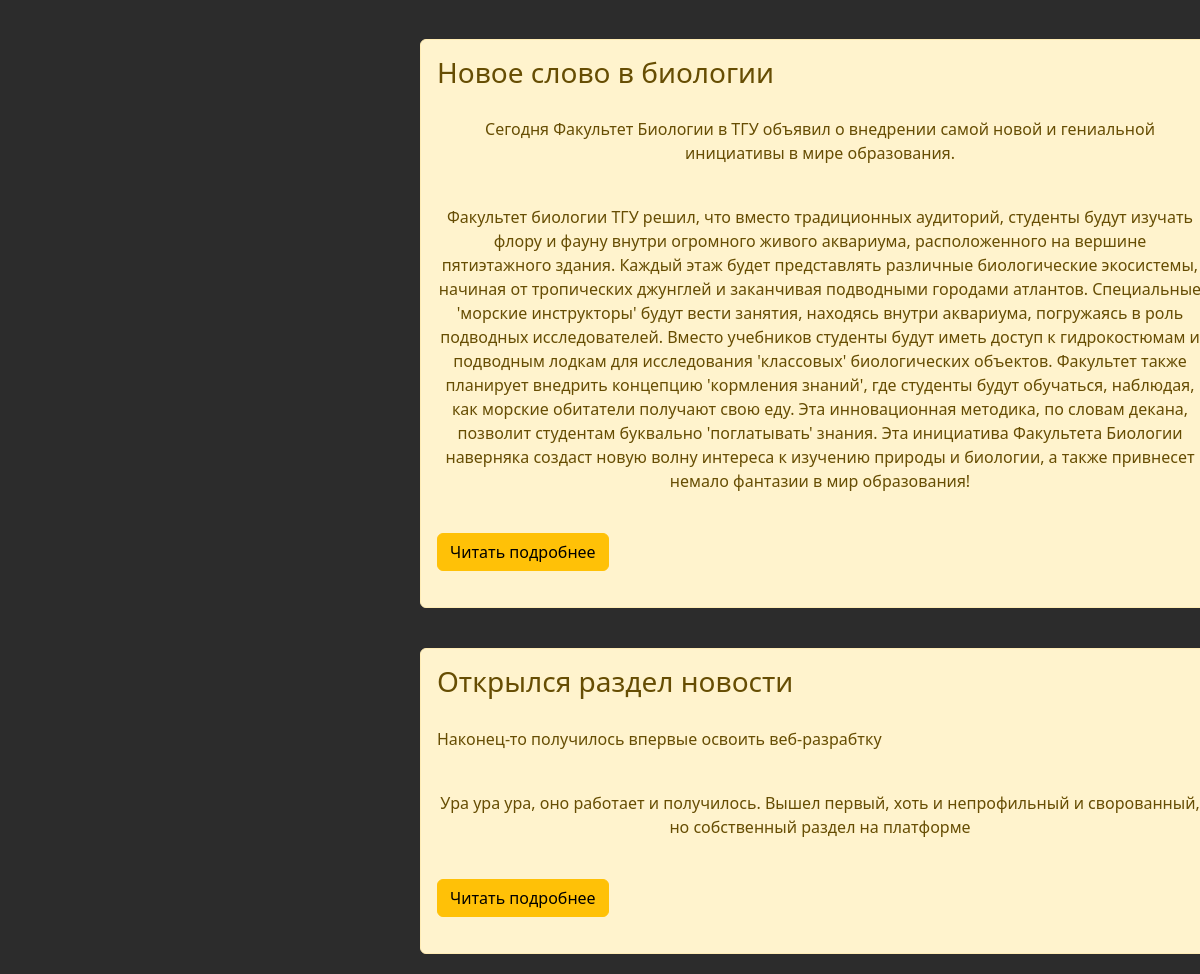
The page /news/ (lower part) on the database as committed earlier.
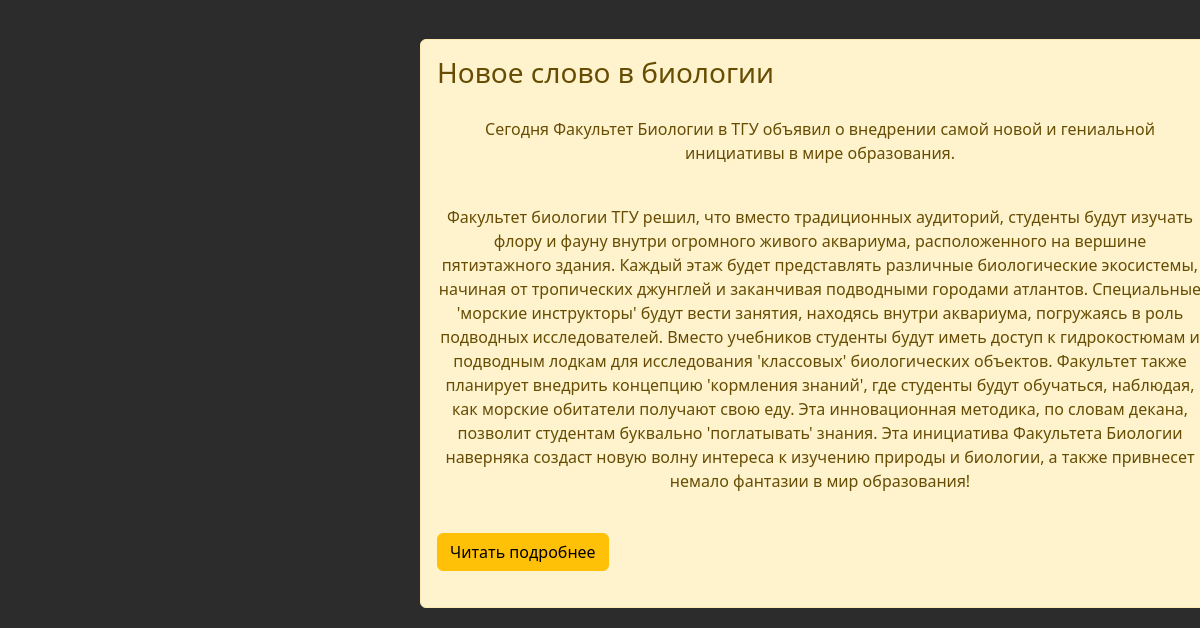
The same page on the database as committed later.
### news/models.py (models this page shows, shortened)
class Articles(models.Model): #Обязательное наследование разных типов полей
    title = models.CharField('Название', max_length=50, default='')
    anons = models.CharField('Анонс', max_length=250, default='')
    text = models.TextField('Текст', default='')
    date = models.DateTimeField('Дата публикации')
    class Meta:
        verbose_name = 'Новость'
        verbose_name_plural = 'Новости'

### news/views.py (the view)
# urls.py: path('', views.news_home, name='news_home'), #Отслеживаем переход на директорию news
def news_home(request):
    news = Articles.objects.order_by('-date')[:5] #Создаем объект новостей из базы данных и сортировка записей по дате(самые новые сверху)
    return render(request, 'news/index.html', {'news':news}) #Отправляем объекты новостей на сайт

### news/templates/news/index.html (shortened to what this page needs)
{% extends 'main/layout.html' %}
{% block content %}
    <div class="features">
        {% if news%}
            {% for el in news %}
                <div class="alert alert-warning">
                    <h3>{{el.title}}</h3>
                    <p>{{el.anons}}</p>
                    <p>{{el.text}}</p>
                    <p><a href="{% url 'news_detail' el.id %}" class="btn btn-warning">Читать подробнее</a></p>
                </div>
            {% endfor %}
        {% else %}
            <p>Нет на сайте записей</p>
        {% endif %}
    </div>
{% endblock %}

Rows that differ between the two databases and show on the page:
removed Articles: title "Открылся раздел новости", anons "Наконец-то получилось впервые освоить веб-разрабтку", text "Ура ура ура, оно работает и получилось. Вышел первый, хоть и непрофильный и сворованный, но собственный раздел на платформе"
